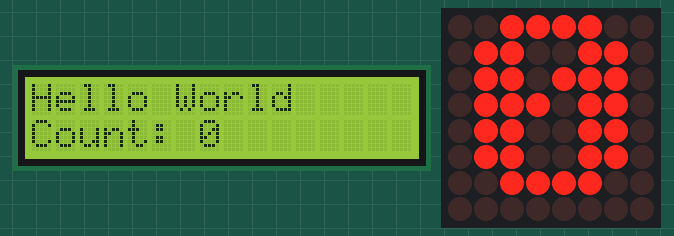
A program run on a simulated Raspberry Pi Pico running MicroPython. Parts: 16×2 character LCD, 8×8 LED matrix.

Above: at 0.8 s.
At 5.4 s:
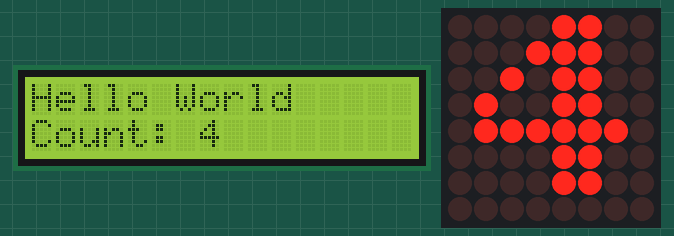
At 10.0 s:
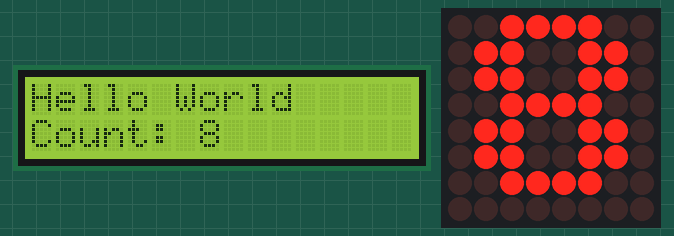
At 19.3 s:
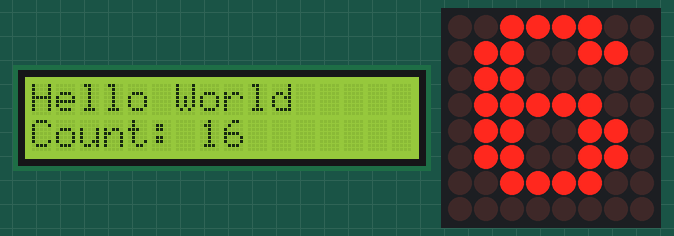
At 29.7 s:
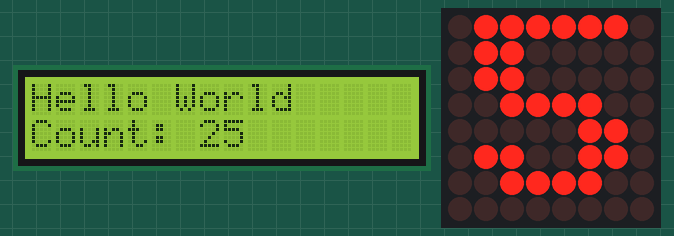
At 38.9 s:
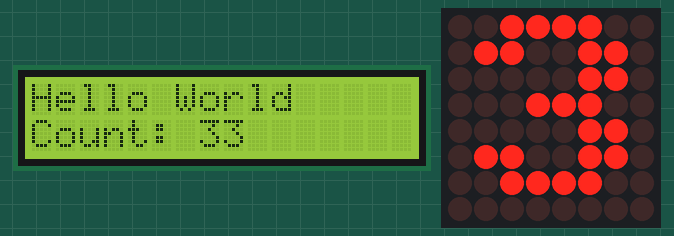

The program:

main.py
```python
from machine import Pin, I2C, SPI
from utime import sleep_ms

i2c = I2C(
    0,
    sda=Pin(0),
    scl=Pin(1),
    freq=400000
)
LCD_ADDR = 0x27
spi = SPI(
    0,
    baudrate=1_000_000,
    polarity=0,
    phase=0,
    sck=Pin(2),
    mosi=Pin(3)
)
max_cs = Pin(5, Pin.OUT, value=1)

class LCD:
    def __init__(self, addr):
        self.addr = addr
        sleep_ms(500)
        self._init_display()

    def _write_i2c(self, data):
        i2c.writeto(self.addr, bytes([data]))

    def _pulse_enable(self, data):
        self._write_i2c(data | 0x04)
        sleep_ms(1)
        self._write_i2c(data & ~0x04)
        sleep_ms(1)

    def _write_nibble(self, nibble, rs=0):
        backlight = 0x08
        rw = 0x00
        data = (nibble & 0xF0) | backlight | rw | (rs & 0x01)
        self._pulse_enable(data)

    def _write_byte(self, byte, rs=0):
        self._write_nibble(byte & 0xF0, rs)
        self._write_nibble((byte << 4) & 0xF0, rs)
        sleep_ms(1)

    def _init_display(self):
        sleep_ms(50)
        self._write_nibble(0x30)
        sleep_ms(10)
        self._write_nibble(0x30)
        sleep_ms(10)
        self._write_nibble(0x30)
        sleep_ms(10)
        self._write_nibble(0x20)
        sleep_ms(10)
        self._write_byte(0x28)
        sleep_ms(5)
        self._write_byte(0x0C)
        sleep_ms(5)
        self._write_byte(0x01)
        sleep_ms(10)
        self._write_byte(0x06)
        sleep_ms(5)

    def clear(self):
        self._write_byte(0x01)
        sleep_ms(2)

    def write(self, text, line=0):
        if line == 0:
            self._write_byte(0x80)
        else:
            self._write_byte(0xC0)
        sleep_ms(2)
        for char in text[:16]:
            self._write_byte(ord(char), rs=1)
            sleep_ms(1)

class MAX7219:
    def __init__(self, spi, cs, intensity=3):
        self.spi = spi
        self.cs = cs
        self._write_register(0x09, 0x00)
        self._write_register(0x0A, intensity)
        self._write_register(0x0B, 0x07)
        self._write_register(0x0C, 0x01)
        self._write_register(0x0F, 0x00)
        self.clear()

    def _write_register(self, register, value):
        self.cs.value(0)
        self.spi.write(bytes([register, value]))
        self.cs.value(1)

    def clear(self):
        for row in range(1, 9):
            self._write_register(row, 0x00)

    def show_digit(self, digit):
        digits = {
            0: (
                0b00111100,
                0b01100110,
                0b01101110,
                0b01110110,
                0b01100110,
                0b01100110,
                0b00111100,
                0b00000000,
            ),
            1: (
                0b00011000,
                0b00111000,
                0b00011000,
                0b00011000,
                0b00011000,
                0b00011000,
                0b01111110,
                0b00000000,
            ),
            2: (
                0b00111100,
                0b01100110,
                0b00000110,
                0b00001100,
                0b00110000,
                0b01100000,
                0b01111110,
                0b00000000,
            ),
            3: (
                0b00111100,
                0b01100110,
                0b00000110,
                0b00011100,
                0b00000110,
                0b01100110,
                0b00111100,
                0b00000000,
            ),
            4: (
                0b00001100,
                0b00011100,
                0b00101100,
                0b01001100,
                0b01111110,
                0b00001100,
                0b00001100,
                0b00000000,
            ),
            5: (
                0b01111110,
                0b01100000,
                0b01100000,
                0b00111100,
                0b00000110,
                0b01100110,
                0b00111100,
                0b00000000,
            ),
            6: (
                0b00111100,
                0b01100110,
                0b01100000,
                0b01111100,
                0b01100110,
                0b01100110,
                0b00111100,
                0b00000000,
            ),
            7: (
                0b01111110,
                0b00000110,
                0b00001100,
                0b00011000,
                0b00110000,
                0b00110000,
                0b00110000,
                0b00000000,
            ),
            8: (
                0b00111100,
                0b01100110,
                0b01100110,
                0b00111100,
                0b01100110,
                0b01100110,
                0b00111100,
                0b00000000,
            ),
            9: (
                0b00111100,
                0b01100110,
                0b01100110,
                0b00111110,
                0b00000110,
                0b01100110,
                0b00111100,
                0b00000000,
            ),
        }
        pattern = digits.get(digit, digits[0])
        for row, data in enumerate(pattern, start=1):
            self._write_register(row, data)

def main():
    lcd = LCD(LCD_ADDR)
    matrix = MAX7219(spi, max_cs, intensity=3)
    counter = 0
    while True:
        lcd.clear()
        lcd.write("Hello World", 0)
        lcd.write("Count: {}".format(counter), 1)
        matrix.show_digit(counter % 10)
        counter += 1
        sleep_ms(1000)

if __name__ == "__main__":
    main()
```

Measured:
- what the display in image 0 shows lasts 1.0 s, from 0.8 s to 1.8 s
